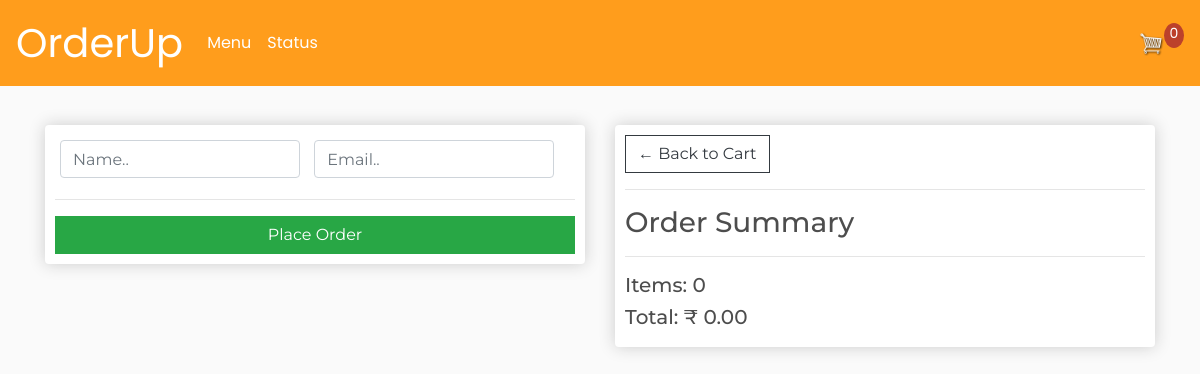
/checkout/ (signed in), run on an earlier commit of the app's database.
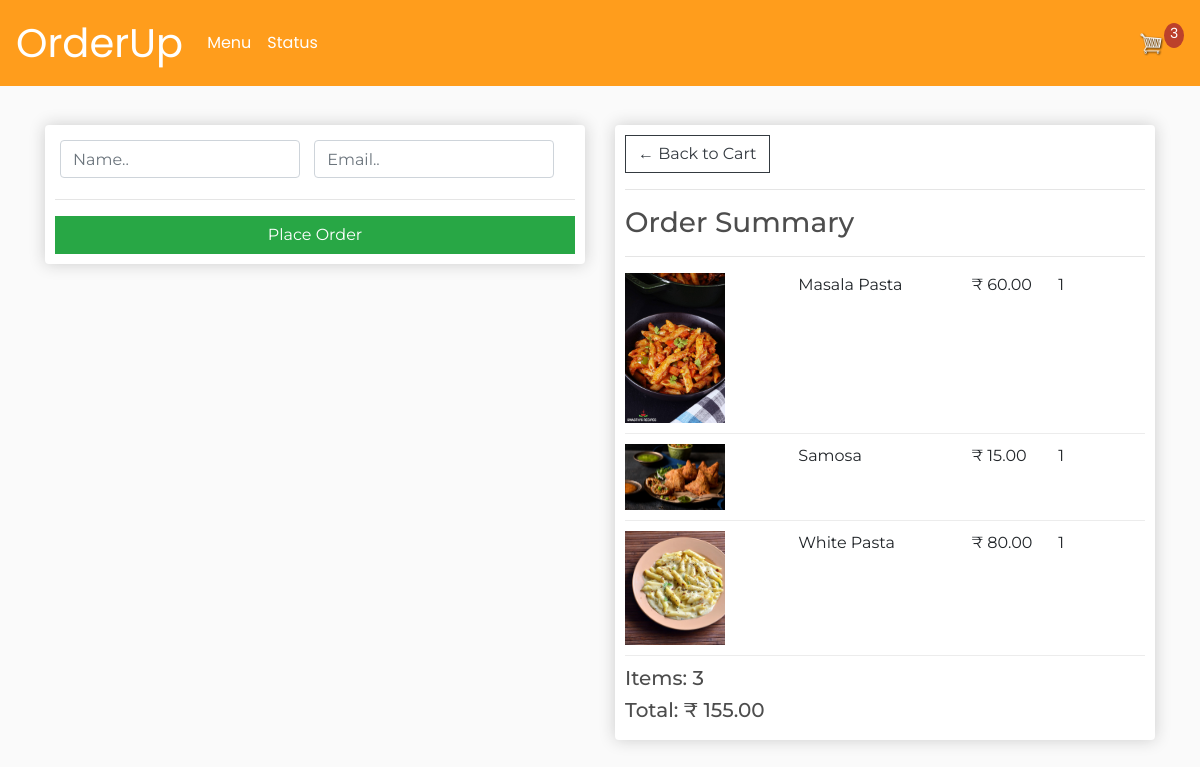
And on a later commit of the database.
### store/models.py (models this page shows, shortened)
class Order(models.Model):
	STATUS = (
		('Pending', 'Pending'),
		('Ready', 'Ready'),
	)
	customer = models.ForeignKey(Customer, on_delete=models.SET_NULL, null=True, blank=True)
	date_ordered = models.DateTimeField(auto_now_add=True)
	complete = models.BooleanField(default=False)
	transaction_id = models.CharField(max_length=100, null=True)
	orderstatus = models.CharField(max_length=100, choices=STATUS, default='Pending')
	@property
	def get_cart_total(self):
		orderitems = self.orderitem_set.all()
		total = sum([item.get_total for item in orderitems])
		return total
	@property
	def get_cart_items(self):
		orderitems = self.orderitem_set.all()
		total = sum([item.quantity for item in orderitems])
		return total
	@property
	def get_transaction_id(self):
		transaction_id = self.transaction_id
		return transaction_id

class OrderItem(models.Model):
	product = models.ForeignKey(Product, on_delete=models.SET_NULL, null=True)
	order = models.ForeignKey(Order, on_delete=models.SET_NULL, null=True)
	quantity = models.IntegerField(default=0, null=True, blank=True)
	date_added = models.DateTimeField(auto_now_add=True)
	@property
	def get_total(self):
		total = self.product.price * self.quantity
		return total

class Product(models.Model):
	name = models.CharField(max_length=200)
	price = models.DecimalField(max_digits=7, decimal_places=2)
	digital = models.BooleanField(default=False,null=True, blank=True)
	image = models.ImageField(null=True, blank=True)
	@property
	def imageURL(self):
		try:
			url = self.image.url
		except:
			url = ''
		return url

### store/views.py (the view)
# urls.py: path('checkout/', views.checkout, name="checkout"),
def checkout(request):
    data  = cartData(request)
    cartItems = data['cartItems']
    order = data['order']
    items = data['items']
    context = {'items':items, 'order':order, 'cartItems':cartItems, 'shipping':False}
    return render(request, 'store/checkout.html', context)

### store/utils.py (called while the page is built)
def cartData(request):
    if request.user.is_authenticated:
        customer = request.user.customer
        order, created = Order.objects.get_or_create(customer=customer, complete=False)
        items = order.orderitem_set.all()
        cartItems = order.get_cart_items
    else:
        cookieData = cookieCart(request)
        cartItems = cookieData['cartItems']
        order = cookieData['order']
        items = cookieData['items']
    return {'cartItems':cartItems, 'order':order, 'items':items}

### store/templates/store/checkout.html (shortened to what this page needs)
{% extends 'store/main.html' %} {% load static %} {% block content %}
<div class="row">
  <div class="col-lg-6">
    <div class="box-element" id="form-wrapper">
      <form id="form">
        <div id="user-info">
          <div class="form-field">
            <input
              required
              class="form-control"
              type="text"
              name="name"
              placeholder="Name.."
            />
          </div>
          <div class="form-field">
            <input
              required
              class="form-control"
              type="email"
              name="email"
              placeholder="Email.."
            />
          </div>
        </div>
        <hr />
        <input
          id="form-button"
          class="btn btn-success btn-block"
          type="submit"
          value="Place Order"
        />
      </form>
    </div>
    <br />
  </div>
  <div class="col-lg-6">
    <div class="box-element">
      <a class="btn btn-outline-dark" href="{% url 'cart' %}"
        >&#x2190; Back to Cart</a
      >
      <hr />
      <h3>Order Summary</h3>
      <hr />
      {% for item in items %}
      <div class="cart-row">
        <div style="flex: 2">
          <img class="row-image" src="{{ item.product.imageURL }}" />
        </div>
        <div style="flex: 2"><p>{{ item.product.name }}</p></div>
        <div style="flex: 1">
          <p>&#8377; {{ item.product.price|floatformat:2 }}</p>
        </div>
        <div style="flex: 1"><p>{{ item.quantity }}</p></div>
      </div>
      {% endfor %}
      <h5>Items: {{ order.get_cart_items }}</h5>
      <h5>Total: &#8377; {{ order.get_cart_total|floatformat:2 }}</h5>
    </div>
  </div>
</div>
{% endblock content %}

What changed in the data, as far as the page shows it:
added OrderItem: product.imageURL (picture), product.name "Masala Pasta", product.price "60.00", quantity "1"
added OrderItem: product.imageURL (picture), product.name "Samosa", product.price "15.00", quantity "1"
added OrderItem: product.imageURL (picture), product.name "White Pasta", product.price "80.00", quantity "1"
computed for Order: get_cart_items "0" → "3"; get_cart_total "0.00" → "155.00"
Also different on the page:
{{ cartItems }}: "0" → "3"
